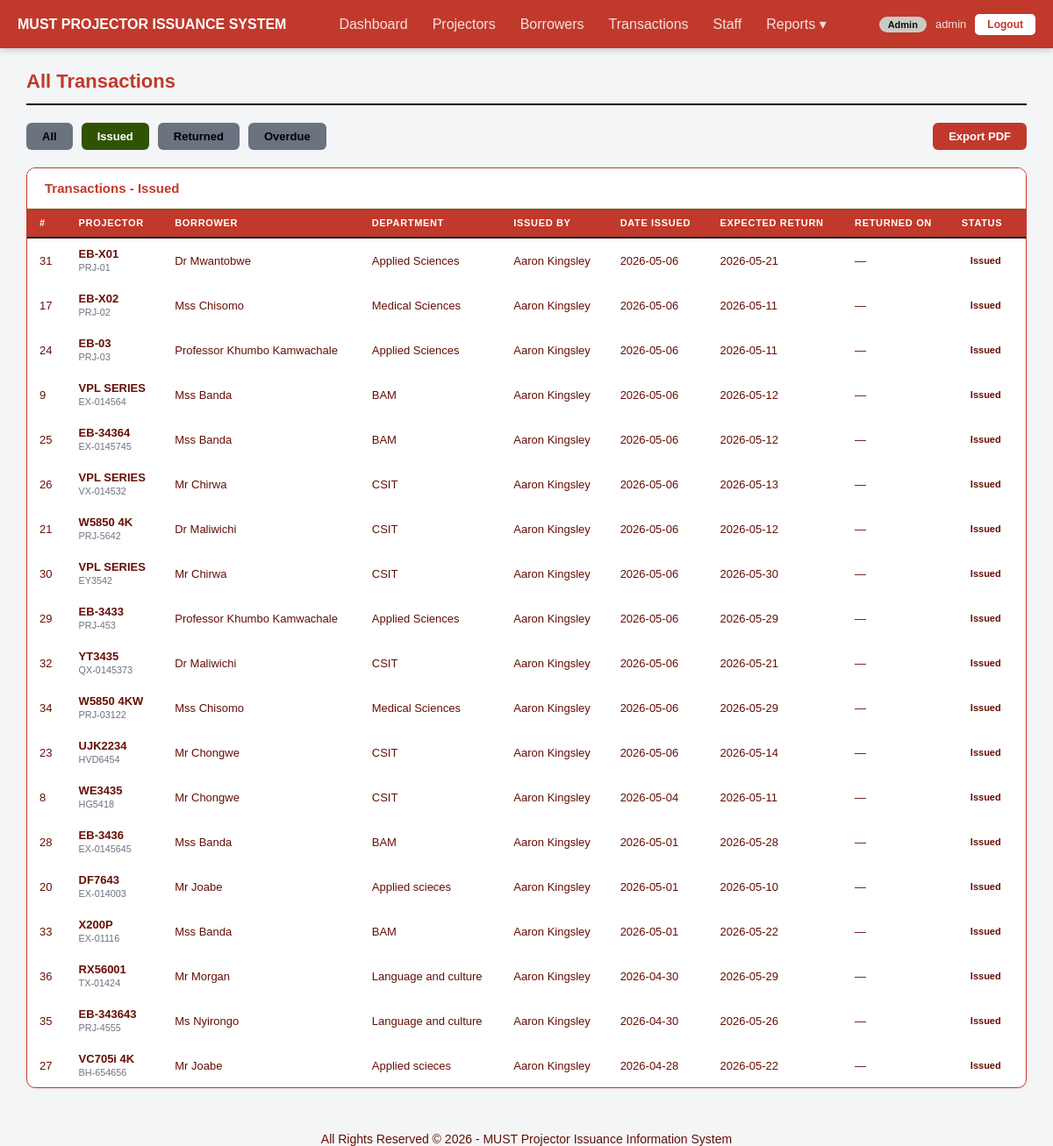
Screenshot of /admin/transactions.php?status=issued (signed in) with the database file from the repository.
### tables this page shows
CREATE TABLE `tbl_transactions` (
  `id` int(11) NOT NULL,
  `projector_id` int(11) NOT NULL,
  `borrower_id` int(11) NOT NULL,
  `issued_by` int(11) NOT NULL,
  `purpose` text DEFAULT NULL,
  `date_issued` date NOT NULL,
  `expected_return` date NOT NULL,
  `date_returned` date DEFAULT NULL,
  `status` varchar(20) DEFAULT 'issued',
  `notes` text DEFAULT NULL,
  `created_at` timestamp NOT NULL DEFAULT current_timestamp()
);

CREATE TABLE `tbl_projectors` (
  `id` int(11) NOT NULL,
  `serial_number` varchar(100) NOT NULL,
  `brand` varchar(100) NOT NULL,
  `model` varchar(150) NOT NULL,
  `status` varchar(20) NOT NULL DEFAULT 'available',
  `condition_note` varchar(200) DEFAULT 'Good',
  `added_at` timestamp NOT NULL DEFAULT current_timestamp()
);

CREATE TABLE `tbl_borrowers` (
  `id` int(11) NOT NULL,
  `full_name` varchar(200) NOT NULL,
  `department` varchar(150) DEFAULT NULL,
  `contact` varchar(100) DEFAULT NULL,
  `email` varchar(150) DEFAULT NULL
);

CREATE TABLE `tbl_users` (
  `id` int(11) NOT NULL,
  `username` varchar(50) NOT NULL,
  `email` varchar(100) NOT NULL,
  `password` varchar(255) NOT NULL,
  `role` varchar(10) NOT NULL DEFAULT 'teller',
  `created_at` datetime DEFAULT current_timestamp(),
  `status` enum('pending','active','inactive') DEFAULT 'pending'
);

### admin/transactions.php (the view, shortened to what this page needs)
<?php
require_once '../db.php';
mysqli_query($conn, "UPDATE tbl_transactions SET status = 'overdue'
                     WHERE status = 'issued' AND expected_return < CURDATE()");
$filter = isset($_GET['status']) ? $_GET['status'] : 'all';
if ($filter == 'all') {
    $sql = "SELECT t.*, p.model AS projector_model, p.serial_number,
                   b.full_name AS borrower_name, b.department,
                   u.username AS issued_by
            FROM tbl_transactions t
            JOIN tbl_projectors p ON t.projector_id = p.id
            JOIN tbl_borrowers  b ON t.borrower_id  = b.id
            JOIN tbl_users      u ON t.issued_by    = u.id
            ORDER BY t.date_issued DESC";
} else {
    $safeFilter = mysqli_real_escape_string($conn, $filter);
    $sql = "SELECT t.*, p.model AS projector_model, p.serial_number,
                   b.full_name AS borrower_name, b.department,
                   u.username AS issued_by
            FROM tbl_transactions t
            JOIN tbl_projectors p ON t.projector_id = p.id
            JOIN tbl_borrowers  b ON t.borrower_id  = b.id
            JOIN tbl_users      u ON t.issued_by    = u.id
            WHERE t.status = '$safeFilter'
            ORDER BY t.date_issued DESC";
}
$transactions = mysqli_query($conn, $sql);
require_once '../includes/header.php';
?>
<div class="action-row">
    <a href="transactions.php?status=all"      class="btn <?php echo $filter == 'all'      ? 'btn-green' : 'btn-grey'; ?>">All</a>
    <a href="transactions.php?status=issued"   class="btn <?php echo $filter == 'issued'   ? 'btn-green' : 'btn-grey'; ?>">Issued</a>
    <a href="transactions.php?status=returned" class="btn <?php echo $filter == 'returned' ? 'btn-green' : 'btn-grey'; ?>">Returned</a>
    <a href="transactions.php?status=overdue"  class="btn <?php echo $filter == 'overdue'  ? 'btn-red'   : 'btn-grey'; ?>">Overdue</a>
    <a href="../reports/all_transactions.php"  class="btn btn-gold" style="margin-left:auto;">Export PDF</a>
</div>
<div class="card">
    <div class="card-header">
        <h3>Transactions - <?php echo ucfirst($filter); ?></h3>
    </div>
    <table>
        <thead>
            <tr>
                <th>#</th><th>Projector</th><th>Borrower</th><th>Department</th>
                <th>Issued By</th><th>Date Issued</th><th>Expected Return</th>
                <th>Returned On</th><th>Status</th>
            </tr>
        </thead>
        <tbody>
        <?php if (mysqli_num_rows($transactions) == 0): ?>
            <tr><td colspan="9" class="text-center text-grey" style="padding:20px;">No transactions found.</td></tr>
        <?php else: ?>
            <?php while ($t = mysqli_fetch_assoc($transactions)): ?>
            <tr>
                <td><?php echo $t['id']; ?></td>
                <td>
                    <strong><?php echo $t['projector_model']; ?></strong><br>
                    <small class="text-grey"><?php echo $t['serial_number']; ?></small>
                </td>
                <td><?php echo $t['borrower_name']; ?></td>
                <td><?php echo $t['department']; ?></td>
                <td><?php echo $t['issued_by']; ?></td>
                <td><?php echo $t['date_issued']; ?></td>
                <td>
                    <?php echo $t['expected_return']; ?>
                </td>
                <td><?php echo $t['date_returned'] ? $t['date_returned'] : '—'; ?></td>
                <td><span class="badge badge-<?php echo $t['status']; ?>"><?php echo $t['status']; ?></span></td>
            </tr>
            <?php endwhile; ?>
        <?php endif; ?>
        </tbody>
    </table>
</div>
<?php require_once '../includes/footer.php'; ?>

### assets/css/style.css (style rules this page uses)
* { margin: 0; padding: 0; box-sizing: border-box; }
body { font-family: 'Poppins', sans-serif; font-size: 14px; background-color: #f4f5f7; color: #660e04; }
a { color: #1a7a4a; text-decoration: none; }
.card { background: white; border-radius: 10px; border: 1px solid #c0392b; box-shadow: 0 1px 4px rgba(0,0,0,0.06); margin-bottom: 25px; overflow: hidden; }
.card-header { background-color: white; padding: 14px 20px; border-bottom: 1px solid #d1fae5; display: flex; justify-content: space-between; align-items: center; }
.card-header h3 { font-size: 15px; font-weight: 700; color: #c0392b; }
table { width: 100%; border-collapse: collapse; font-size: 13px; }
table thead th { background-color: #c0392b; padding: 10px 14px; text-align: left; font-size: 11px; font-weight: 700; color: white; text-transform: uppercase; letter-spacing: 0.06em; border-bottom: 2px solid #0d0e0d; }
table tbody td { padding: 10px 14px; border-bottom: 1px solid white; vertical-align: middle; }
table tbody tr:last-child td { border-bottom: none; }
.badge { display: inline-block; padding: 3px 10px; border-radius: 20px; font-size: 11px; font-weight: 700; text-transform: capitalize; }
.btn { display: inline-block; padding: 8px 18px; border-radius: 6px; font-size: 13px; font-weight: 600; border: none; cursor: pointer; font-family: inherit; transition: opacity 0.2s; text-align: center; }
.btn-green { background: #2f5303; color: white; }
.btn-gold { background: #c0392b ;color: white; }
.btn-grey { background: #6b7280; color: black; }
.action-row { display: flex; gap: 10px; flex-wrap: wrap; margin-bottom: 20px; }
.text-grey { color: #6b7280; }

### rows the page displays
tbl_transactions: id "31", projector.model "EB-X01", projector.serial_number "PRJ-01", borrower.full_name "Dr Mwantobwe", borrower.department "Applied Sciences", issued_by.username "Aaron Kingsley", date_issued "2026-05-06", expected_return "2026-05-21", status "Issued"
tbl_transactions: id "17", projector.model "EB-X02", projector.serial_number "PRJ-02", borrower.full_name "Mss Chisomo", borrower.department "Medical Sciences", issued_by.username "Aaron Kingsley", date_issued "2026-05-06", expected_return "2026-05-11", status "Issued"
tbl_transactions: id "24", projector.model "EB-03", projector.serial_number "PRJ-03", borrower.full_name "Professor Khumbo Kamwachale", borrower.department "Applied Sciences", issued_by.username "Aaron Kingsley", date_issued "2026-05-06", expected_return "2026-05-11", status "Issued"
tbl_transactions: id "9", projector.model "VPL SERIES", projector.serial_number "EX-014564", borrower.full_name "Mss Banda", borrower.department "BAM", issued_by.username "Aaron Kingsley", date_issued "2026-05-06", expected_return "2026-05-12", status "Issued"
tbl_transactions: id "25", projector.model "EB-34364", projector.serial_number "EX-0145745", borrower.full_name "Mss Banda", borrower.department "BAM", issued_by.username "Aaron Kingsley", date_issued "2026-05-06", expected_return "2026-05-12", status "Issued"
tbl_transactions: id "26", projector.model "VPL SERIES", projector.serial_number "VX-014532", borrower.full_name "Mr Chirwa", borrower.department "CSIT", issued_by.username "Aaron Kingsley", date_issued "2026-05-06", expected_return "2026-05-13", status "Issued"
tbl_transactions: id "21", projector.model "W5850 4K", projector.serial_number "PRJ-5642", borrower.full_name "Dr Maliwichi", borrower.department "CSIT", issued_by.username "Aaron Kingsley", date_issued "2026-05-06", expected_return "2026-05-12", status "Issued"
tbl_transactions: id "30", projector.model "VPL SERIES", projector.serial_number "EY3542", borrower.full_name "Mr Chirwa", borrower.department "CSIT", issued_by.username "Aaron Kingsley", date_issued "2026-05-06", expected_return "2026-05-30", status "Issued"
tbl_transactions: id "29", projector.model "EB-3433", projector.serial_number "PRJ-453", borrower.full_name "Professor Khumbo Kamwachale", borrower.department "Applied Sciences", issued_by.username "Aaron Kingsley", date_issued "2026-05-06", expected_return "2026-05-29", status "Issued"
tbl_transactions: id "32", projector.model "YT3435", projector.serial_number "QX-0145373", borrower.full_name "Dr Maliwichi", borrower.department "CSIT", issued_by.username "Aaron Kingsley", date_issued "2026-05-06", expected_return "2026-05-21", status "Issued"
tbl_transactions: id "34", projector.model "W5850 4KW", projector.serial_number "PRJ-03122", borrower.full_name "Mss Chisomo", borrower.department "Medical Sciences", issued_by.username "Aaron Kingsley", date_issued "2026-05-06", expected_return "2026-05-29", status "Issued"
tbl_transactions: id "23", projector.model "UJK2234", projector.serial_number "HVD6454", borrower.full_name "Mr Chongwe", borrower.department "CSIT", issued_by.username "Aaron Kingsley", date_issued "2026-05-06", expected_return "2026-05-14", status "Issued"
tbl_transactions: id "8", projector.model "WE3435", projector.serial_number "HG5418", borrower.full_name "Mr Chongwe", borrower.department "CSIT", issued_by.username "Aaron Kingsley", date_issued "2026-05-04", expected_return "2026-05-11", status "Issued"
tbl_transactions: id "28", projector.model "EB-3436", projector.serial_number "EX-0145645", borrower.full_name "Mss Banda", borrower.department "BAM", issued_by.username "Aaron Kingsley", date_issued "2026-05-01", expected_return "2026-05-28", status "Issued"
tbl_transactions: id "20", projector.model "DF7643", projector.serial_number "EX-014003", borrower.full_name "Mr Joabe", borrower.department "Applied scieces", issued_by.username "Aaron Kingsley", date_issued "2026-05-01", expected_return "2026-05-10", status "Issued"
tbl_transactions: id "33", projector.model "X200P", projector.serial_number "EX-01116", borrower.full_name "Mss Banda", borrower.department "BAM", issued_by.username "Aaron Kingsley", date_issued "2026-05-01", expected_return "2026-05-22", status "Issued"
tbl_transactions: id "36", projector.model "RX56001", projector.serial_number "TX-01424", borrower.full_name "Mr Morgan", borrower.department "Language and culture", issued_by.username "Aaron Kingsley", date_issued "2026-04-30", expected_return "2026-05-29", status "Issued"
tbl_transactions: id "35", projector.model "EB-343643", projector.serial_number "PRJ-4555", borrower.full_name "Ms Nyirongo", borrower.department "Language and culture", issued_by.username "Aaron Kingsley", date_issued "2026-04-30", expected_return "2026-05-26", status "Issued"
tbl_transactions: id "27", projector.model "VC705i 4K", projector.serial_number "BH-654656", borrower.full_name "Mr Joabe", borrower.department "Applied scieces", issued_by.username "Aaron Kingsley", date_issued "2026-04-28", expected_return "2026-05-22", status "Issued"

### other values shown
$displayName "admin"
$pageTitle "All Transactions"
$filter "Issued"
